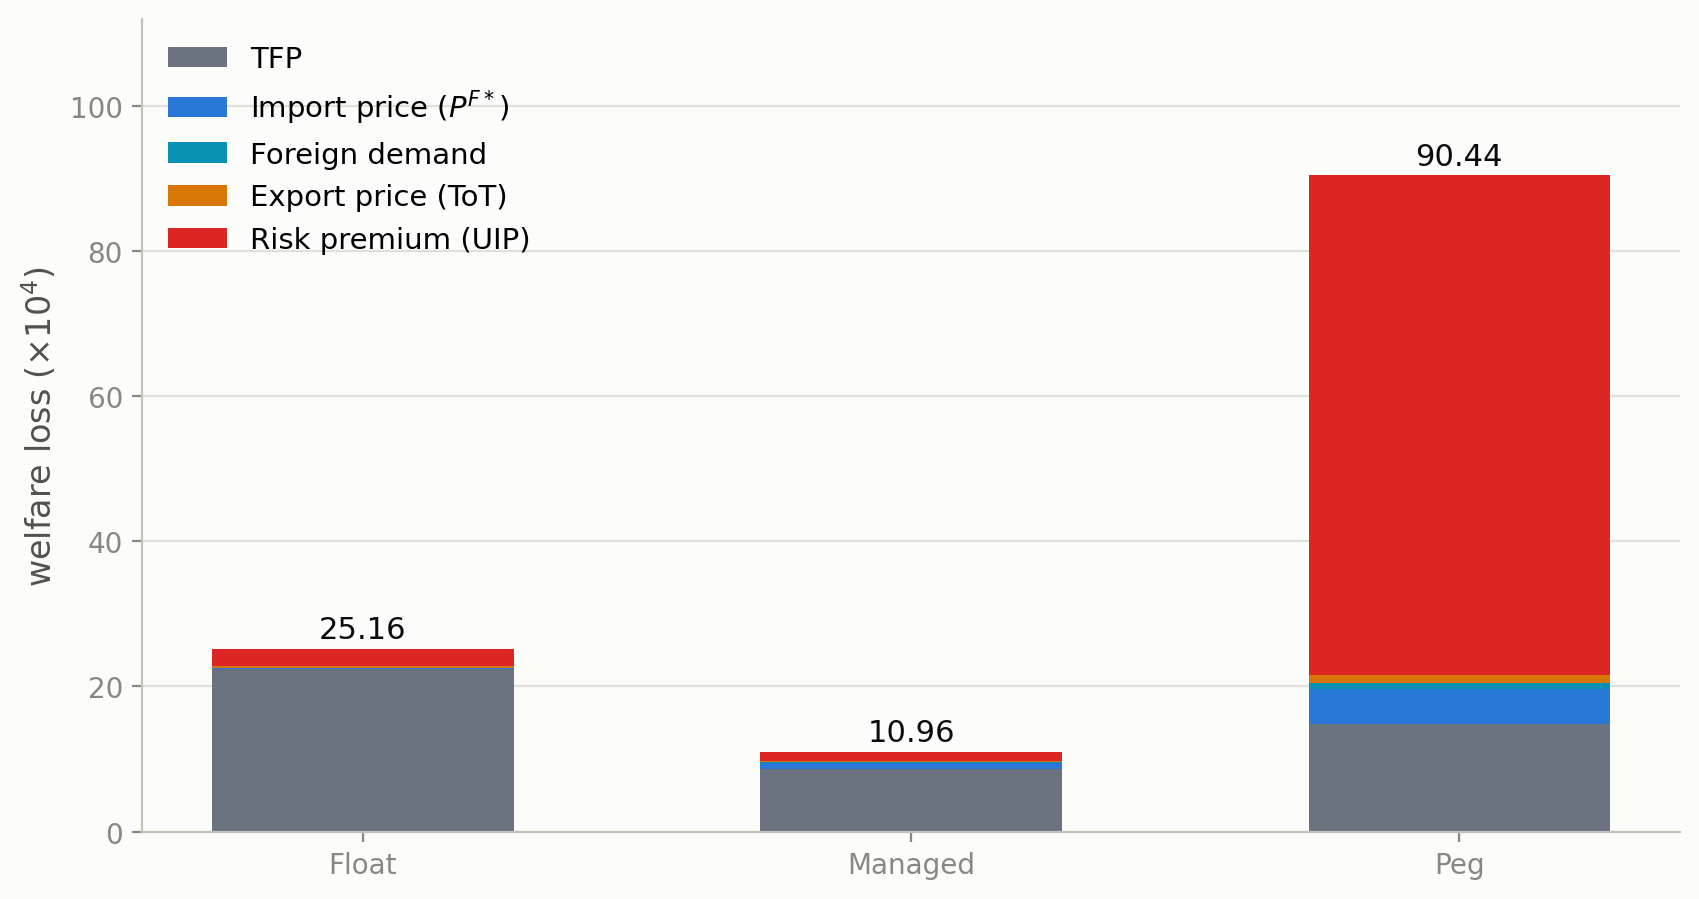

Generate this figure with Python:
import matplotlib
matplotlib.use("Agg")
import matplotlib.pyplot as plt
import numpy as np

regimes = ["Float", "Managed", "Peg"]
tfp           = [22.44, 8.68, 14.76]
import_price  = [0.09, 0.79, 4.84]
foreign_dem   = [0.08, 0.10, 0.87]
export_price  = [0.17, 0.14, 1.17]
risk_premium  = [2.38, 1.25, 68.80]

COLOR_TFP = "#6b7280"
COLOR_IMPORT = "#2a78d6"
COLOR_FOREIGN = "#0891b2"
COLOR_EXPORT = "#d97706"
COLOR_RISK = "#dc2626"
SURFACE = "#fcfcfb"

fig, ax = plt.subplots(figsize=(8.6, 4.6), dpi=200)
fig.patch.set_facecolor(SURFACE)
ax.set_facecolor(SURFACE)

x = np.arange(len(regimes))
width = 0.55
bottom = np.zeros(len(regimes))
series = [
    ("TFP", tfp, COLOR_TFP),
    ("Import price ($P^{F*}$)", import_price, COLOR_IMPORT),
    ("Foreign demand", foreign_dem, COLOR_FOREIGN),
    ("Export price (ToT)", export_price, COLOR_EXPORT),
    ("Risk premium (UIP)", risk_premium, COLOR_RISK),
]
for label, vals, color in series:
    ax.bar(x, vals, width, bottom=bottom, color=color, label=label)
    bottom += np.array(vals)

for i, total in enumerate(bottom):
    ax.text(x[i], total + 1.5, f"{total:.2f}", ha="center", fontsize=11, color="#0b0b0b")

ax.set_xticks(x)
ax.set_xticklabels(regimes, fontsize=13, color="#0b0b0b")
ax.set_ylabel("welfare loss ($\\times10^4$)", fontsize=12, color="#52514e")
ax.set_ylim(0, 112)
ax.legend(loc="upper left", frameon=False, fontsize=10.5)
ax.spines["top"].set_visible(False)
ax.spines["right"].set_visible(False)
ax.spines["left"].set_color("#c3c2b7")
ax.spines["bottom"].set_color("#c3c2b7")
ax.tick_params(colors="#898781", labelsize=10)
ax.yaxis.grid(True, color="#e1e0d9", linewidth=0.8, zorder=0)
ax.set_axisbelow(True)

fig.tight_layout()
fig.savefig("shock_decomposition.pdf", facecolor=fig.get_facecolor(), bbox_inches="tight")
fig.savefig("shock_decomposition.png", facecolor=fig.get_facecolor(), bbox_inches="tight")
print("saved")
